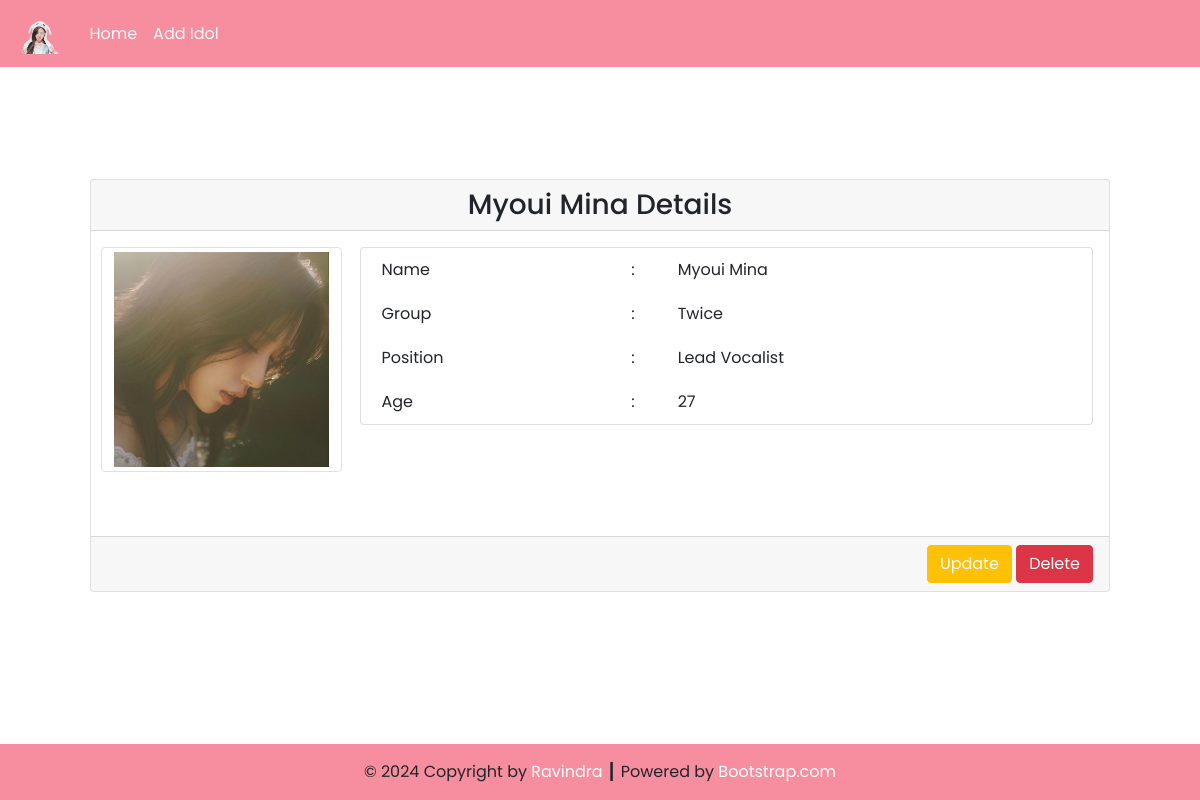
Screenshot of /SourceCode/detail.php?id=28 with the database file from the repository.
### tables this page shows
CREATE TABLE `idols` (
  `id` int(11) NOT NULL,
  `name` varchar(100) NOT NULL,
  `photo` varchar(100) NOT NULL,
  `group_id` int(11) NOT NULL,
  `position_id` int(11) NOT NULL,
  `age` int(11) NOT NULL
);

CREATE TABLE `group` (
  `id` int(11) NOT NULL,
  `name` varchar(100) NOT NULL,
  `companies_id` int(11) NOT NULL,
  `logo` varchar(255) NOT NULL,
  `leader` varchar(100) NOT NULL
);

CREATE TABLE `positions` (
  `id` int(11) NOT NULL,
  `name` varchar(100) NOT NULL
);

### SourceCode/config/db.php (called while the page is built)
<?php
$DB_HOST = "localhost";
$DB_USERNAME = "root";
$DB_PASSWORD = "";
$DB_NAME = "db_tp3dpbo";

### SourceCode/classes/DB.php (called while the page is built, shortened)
<?php
class DB
{
    private $hostname;
    private $username;
    private $password;
    private $dbname;
    private $conn;
    private $result;
    function __construct($hostname, $username, $password, $dbname)
    {
        $this->hostname = $hostname;
        $this->username = $username;
        $this->password = $password;
        $this->dbname = $dbname;
    }
    function open()
    {
        $this->conn = mysqli_connect($this->hostname, $this->username, $this->password, $this->dbname);
    }
    function execute($query)
    {
        $this->result = mysqli_query($this->conn, $query);
    }
    function getResult()
    {
        return mysqli_fetch_array($this->result);
    }
}

### SourceCode/classes/Idol.php (called while the page is built, shortened)
<?php
class Idol extends DB
{
    function getIdolById($id)
    {
        $query = "SELECT idols.*, `group`.name AS group_name, positions.name AS position_name
              FROM idols
              JOIN `group` ON idols.group_id = `group`.id
              JOIN positions ON idols.position_id = positions.id
              WHERE idols.id = $id";
        return $this->execute($query);
    }
}

### SourceCode/detail.php (the view, shortened to what this page needs)
<?php
include('config/db.php');
include('classes/DB.php');
include('classes/Idol.php');
include('classes/Companies.php');
$idol = new Idol($DB_HOST, $DB_USERNAME, $DB_PASSWORD, $DB_NAME);
$idol->open();
$data = nulL;
if (isset($_GET['id'])) {
    $id = $_GET['id'];
    if ($id > 0) {
        $idol->getIdolById($id);
        $row = $idol->getResult();
        $data .= '<div class="card-header text-center">
        <h3 class="my-0">' . $row['name'] . ' Details</h3>
        </div>
        <div class="card-body text-end">
            <div class="row mb-5">
                <div class="col-3">
                    <div class="row justify-content-center">
                        <img src="assets/images/idols/' . $row['photo'] . '" class="img-thumbnail" alt="' . $row['photo'] . '"style="width: 241px; height: auto;">
                        </div>
                    </div>
                    <div class="col-9">
                        <div class="card px-3">
                            <table border="0" class="text-start">
                                <tr>
                                    <td>Name</td>
                                    <td>:</td>
                                    <td>' . $row['name'] . '</td>
                                </tr>
                                <tr>
                                    <td>Group</td>
                                    <td>:</td>
                                    <td>' . $row['group_name'] . '</td>
                                </tr>
                                <tr>
                                    <td>Position</td>
                                    <td>:</td>
                                    <td>' . $row['position_name'] . '</td>
                                </tr>
                                <tr>
                                    <td>Age</td>
                                    <td>:</td>
                                    <td>' . $row['age'] . '</td>
                                </tr>
                            </table>
                        </div>
                    </div>
                </div>
            </div>
            <div class="card-footer text-end">
                <a href="update.php?id=' . $row['id'] . '"><button type="button" class="btn btn-warning text-white">Update</button></a>
                <a href="index.php?delete=' . $row['id'] . '"><button type="button" class="btn btn-danger">Delete</button></a>
            </div>';
    }
}

### rows the page displays
idols: name "Myoui Mina", photo (picture), group.name "Twice", position.name "Lead Vocalist", age "27"

### other values shown
$this->content "Home Add Idol © 2024 Copyright by Ravindra ┃ Powered by Bootstrap.com"
